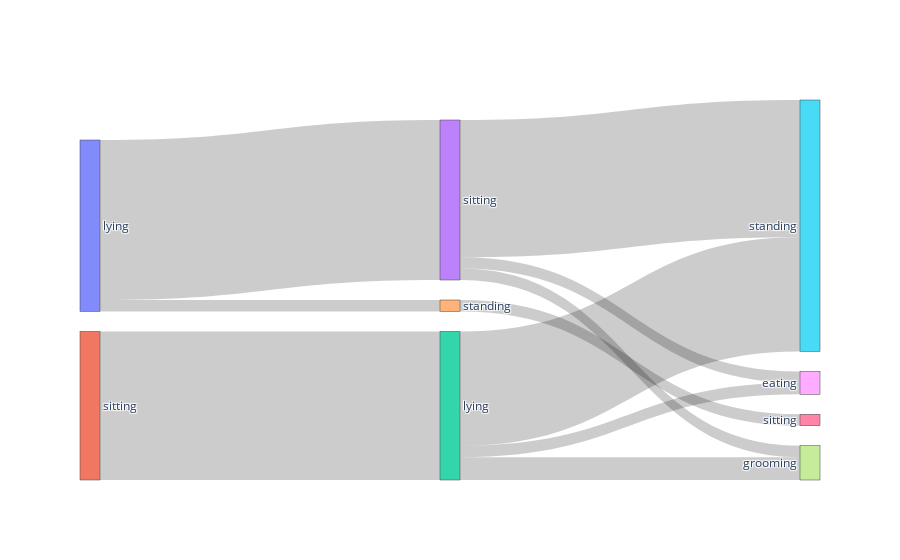

The notebook cell saved with this chart:
### Code cell
#SUMMER
label_list = ['lying', 'sitting',  
              'lying', 'sitting', 'standing', 
              'standing', 'sitting', 'grooming', 'eating' ]

# Pose 1: lying: 0, sitting: 1, 
# Pose 2: lying: 2, sitting: 3, standing: 4, 
# Pose 3: standing: 5, sitting: 6, grooming: 7, eating: 8

source = [0, 0, 1, 2, 2, 2, 3, 3, 3, 4]
target = [3, 4, 2, 5, 7, 8, 5, 7, 8, 6]
count = [14, 1, 13, 10, 2, 1, 12, 1, 1, 1]

fig = go.Figure(data=[go.Sankey(
    node = {"label": label_list},
    link = {"source": source, "target": target, "value": count}
    )])
fig.show()

### Figure 1 — Plotly figure (JSON) as saved in the notebook; plotly's stock layout.template omitted (floating-point values rounded to 4 significant figures)
{"data": [{"link": {"source": [0, 0, 1, 2, 2, 2, 3, 3, 3, 4], "target": [3, 4, 2, 5, 7, 8, 5, 7, 8, 6], "value": [14, 1, 13, 10, 2, 1, 12, 1, 1, 1]}, "node": {"label": ["lying", "sitting", "lying", "sitting", "standing", "standing", "sitting", "grooming", "eating"]}, "type": "sankey"}], "layout": {}}
